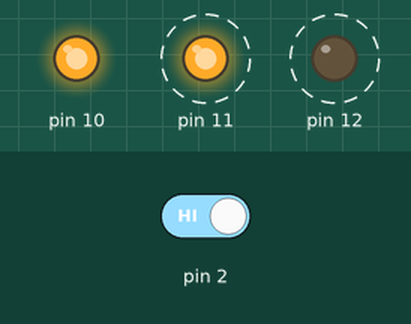
Simulated run of this sketch. Board: Arduino Uno, built with avr-gcc and run on an emulated ATmega328P. On the bench: output pins drawn as LEDs (lit = HIGH). Dashed ring = blinking. Inputs (shaded band) come from the test bench; at power-on: pin 2 HIGH.

Above: at 2.3 s.
2.4 s: pin 2 driven LOW
At 2.9 s:
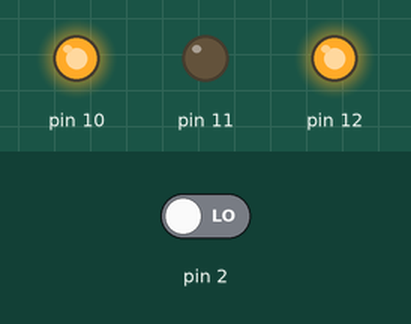
At 3.3 s:
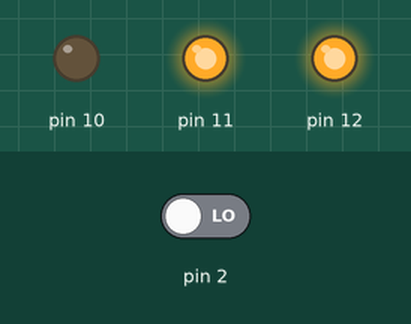
4.5 s: pin 2 driven HIGH
At 4.62 s:
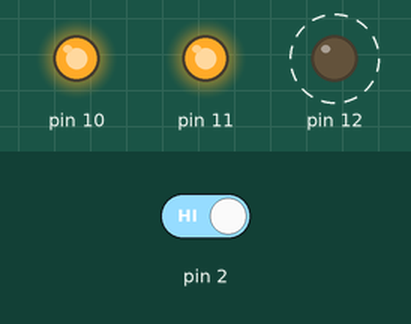
Timing chart, 0 to 14.0 s (numbered marks = the images above; inputs shaded):
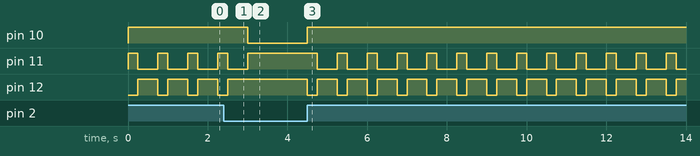

The sketch:

smashing_habbi1.ino
```cpp
int switchState = 0;
void setup(){
 pinMode(12,OUTPUT);
 pinMode(11,OUTPUT);
 pinMode(10,OUTPUT);
 pinMode(2,INPUT);
}
void loop(){
 switchState = digitalRead(2);
 // this is a comment
   if (switchState == LOW) {
 // the buton is not pressed
 digitalWrite(12, HIGH); // green LED
 digitalWrite(11, HIGH); // yellow LED
 digitalWrite(10, LOW); // red LED
 }
 else { // the buton is pressed
 digitalWrite(12, LOW);
 digitalWrite(11, HIGH);
 digitalWrite(10, HIGH);
 delay(250); // wait for a quarter second
 // toggle the LEDs
 digitalWrite(12, HIGH);
 digitalWrite(11, LOW);
 digitalWrite(10, HIGH);
 delay(500); // wait for a quarter second
 }
} // go back to the beginning of the loop
```

Measured:
- after the input at 2.4 s, pin 10: HIGH → LOW after 0.60 s; pin 11: goes on until 3.0 s, then stays HIGH; pin 12: goes on until 2.5 s, then stays HIGH
- after the input at 4.5 s, pin 10: LOW → HIGH at once; pin 11: alternates HIGH for 0.25 s and LOW for 0.50 s, starting after 0.25 s; pin 12: alternates HIGH for 0.50 s and LOW for 0.25 s, starting at once
- by itself, pin 11: alternates HIGH for 0.25 s and LOW for 0.50 s
- by itself, pin 12: alternates HIGH for 0.50 s and LOW for 0.25 s
